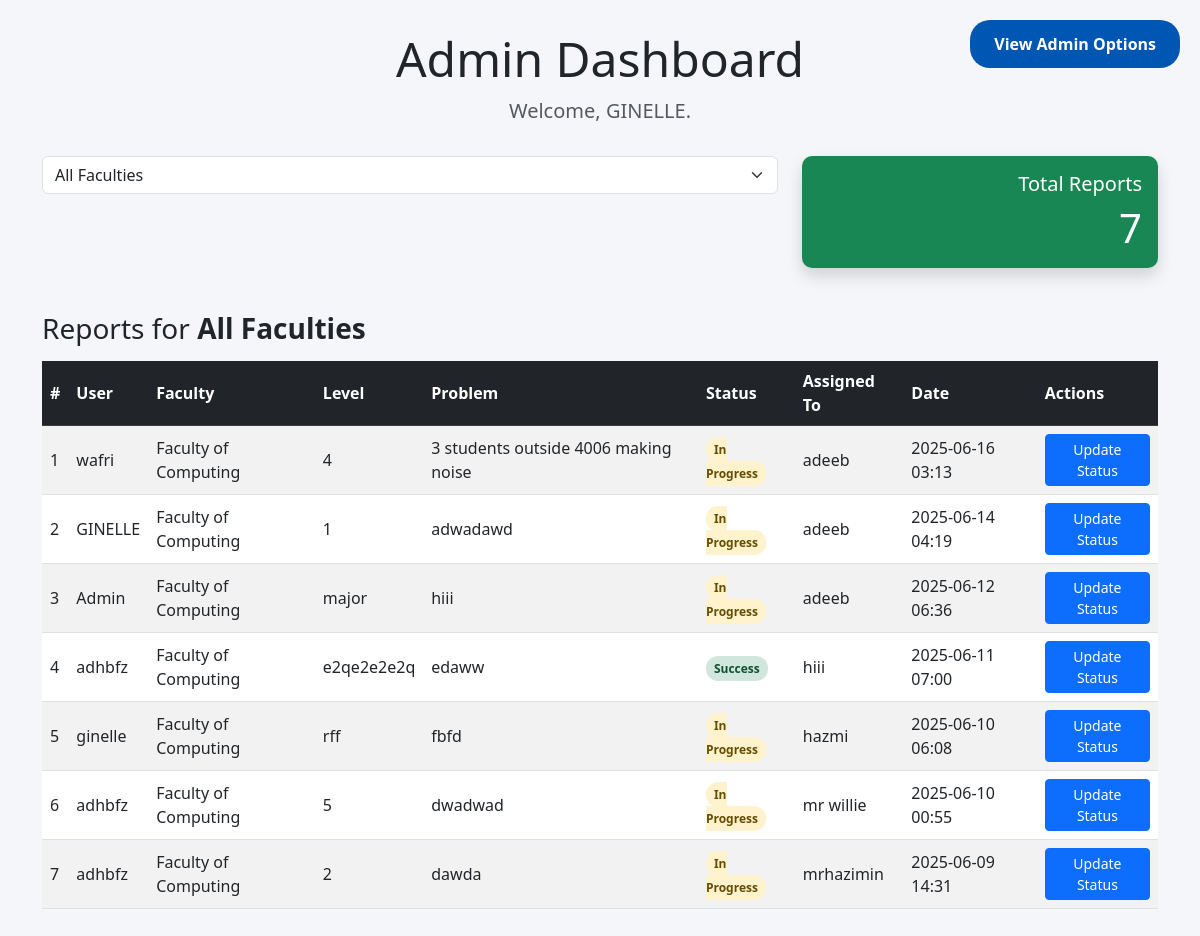
The app's page /report_admin (signed in) with its own data.
### app.py (models this page shows)
class User(db.Model, UserMixin):
    id = db.Column(db.Integer, primary_key=True)
    username = db.Column(db.String(100), unique=True, nullable=False)
    email = db.Column(db.String(100), unique=True, nullable=False)
    password = db.Column(db.String(200), nullable=False)
    role = db.Column(db.Integer, default=0)  # 0 = user, 1 = admin
    reports = db.relationship('Report', back_populates='user', cascade='all, delete-orphan')
    suggestions = db.relationship('Suggestion', back_populates='user', cascade='all, delete-orphan')
    comments = db.relationship('Comment', back_populates='user', cascade='all, delete-orphan')
    report_comments = db.relationship('ReportComment', back_populates='user', cascade='all, delete-orphan')
    votes = db.relationship('Vote', back_populates='user', cascade='all, delete-orphan')

class Report(db.Model):
    id = db.Column(db.Integer, primary_key=True)
    faculty = db.Column(db.String(100), nullable=False)
    level = db.Column(db.String(50), nullable=False)
    problem = db.Column(db.Text, nullable=False)
    image_filename = db.Column(db.String(200))
    date_created = db.Column(db.DateTime, default=datetime.utcnow)
    user_id = db.Column(db.Integer, db.ForeignKey('user.id'), nullable=False)
    status = db.Column(db.String(50), default='in progress')
    assigned_to = db.Column(db.String(100))
    user = db.relationship('User', back_populates='reports')
    comments = db.relationship('ReportComment', back_populates='report', cascade='all, delete-orphan')

### app.py (the view)
    @app.route('/report_admin')
    @login_required
    def report_admin():
        if current_user.role != 1:
            return redirect(url_for('view'))
        faculties = Report.query.with_entities(Report.faculty).distinct().all()
        faculties = [f[0] for f in faculties]
        selected_faculty = request.args.get('faculty')
        query = Report.query
        if selected_faculty:
            query = query.filter_by(faculty=selected_faculty)
        reports = query.order_by(Report.date_created.desc()).all()
        return render_template('admin1.html',
                                 reports=reports,
                                 faculties=faculties,
                                 selected_faculty=selected_faculty)

### templates/admin1.html (shortened to what this page needs)
<!DOCTYPE html>
<html lang="en">
<head>
    <link href="https://cdn.jsdelivr.net/npm/bootstrap@5.3.0/dist/css/bootstrap.min.css" rel="stylesheet" />
</head>
<body>
    <div class="top-right">
        <button onclick="location.href='/viewadmin'">View Admin Options</button>
    </div>
<div class="container dashboard">
    <div class="text-center admin-header">
        <h1 class="display-5">Admin Dashboard</h1>
        <p class="lead text-muted">Welcome, {{ current_user.username }}.</p>
    </div>
    <form method="get" class="row mb-4" id="faculty-form" action="/report_admin">
        <div class="col-md-8">
            <select class="form-select" name="faculty" id="faculty-select">
                <option value="">All Faculties</option>
            </select>
        </div>
        <div class="col-md-4 text-end">
            <div class="card text-white bg-success shadow">
                <div class="card-body">
                    <h5 class="card-title">Total Reports</h5>
                    <p class="card-text display-6">{{ reports|length }}</p>
                </div>
            </div>
        </div>
    </form>
    <div class="mt-4">
        <h3 class="mb-3">Reports for <strong>{{ selected_faculty if selected_faculty else 'All Faculties' }}</strong></h3>
        <div class="table-responsive">
            <table class="table table-striped table-hover align-middle" id="reports-table">
                <thead class="table-dark">
                    <tr>
                        <th>#</th>
                        <th>User</th>
                        <th>Faculty</th>
                        <th>Level</th>
                        <th>Problem</th>
                        <th>Status</th>
                        <th>Assigned To</th>
                        <th>Date</th>
                        <th>Actions</th>
                    </tr>
                </thead>
                <tbody>
                    {% for report in reports %}
                    <tr data-report-id="{{ report.id }}">
                        <td>{{ loop.index }}</td>
                        <td>{{ report.user.username }}</td>
                        <td>{{ report.faculty }}</td>
                        <td>{{ report.level }}</td>
                        <td>{{ report.problem|truncate(60) }}</td>
                        <td>
                            <span class="status-badge status-{{ report.status.lower().replace(' ', '-') if report.status else 'pending' }}">
                                {{ report.status if report.status else 'Pending' }}
                            </span>
                        </td>
                        <td>{{ report.assigned_to if report.assigned_to else 'Not assigned' }}</td>
                        <td>{{ report.date_created.strftime('%Y-%m-%d %H:%M') }}</td>
                        <td>
                            <button class="btn btn-sm btn-primary btn-view-status">Update Status</button>
                        </td>
                    </tr>
                    {% else %}
                    <tr>
                        <td colspan="9" class="text-center text-muted">No reports found for this faculty.</td>
                    </tr>
                    {% endfor %}
                </tbody>
            </table>
        </div>
    </div>
</div>
</body>
</html>

### templates/admin1.html (style rules this page uses)
body { background-color: #f4f6f9; font-family: 'Segoe UI', sans-serif; }
.dashboard { margin-top: 30px; margin-bottom: 50px; }
.card { margin-bottom: 20px; border: none; border-radius: 10px; }
.admin-header { margin-top: 20px; margin-bottom: 30px; }
.table th, .table td { vertical-align: middle; }
.status-badge { padding: 4px 8px; border-radius: 12px; font-size: 12px; font-weight: 600; }
.status-success { background-color: #d1e7dd; color: #0f5132; }
.status-in-progress { background-color: #fff3cd; color: #664d03; }
.top-right { position: absolute; top: 20px; right: 20px; }
.top-right button { padding: 12px 24px; border: none; border-radius: 20px; background-color: #0056b3; color: white; cursor: pointer; font-size: 16px; font-weight: bold; transition: background-color 0.3s ease; }

### records on screen
User: username "GINELLE"
Report: user.username "wafri", faculty "Faculty of Computing", level "4", problem "3 students outside 4006 making noise", status "In Progress", assigned_to "adeeb", date_created "2025-06-16 03:13"
Report: user.username "GINELLE", faculty "Faculty of Computing", level "1", problem "adwadawd", status "In Progress", assigned_to "adeeb", date_created "2025-06-14 04:19"
Report: user.username "Admin", faculty "Faculty of Computing", level "major", problem "hiii", status "In Progress", assigned_to "adeeb", date_created "2025-06-12 06:36"
Report: user.username "adhbfz", faculty "Faculty of Computing", level "e2qe2e2e2q", problem "edaww", status "Success", assigned_to "hiii", date_created "2025-06-11 07:00"
Report: user.username "ginelle", faculty "Faculty of Computing", level "rff", problem "fbfd", status "In Progress", assigned_to "hazmi", date_created "2025-06-10 06:08"
Report: user.username "adhbfz", faculty "Faculty of Computing", level "5", problem "dwadwad", status "In Progress", assigned_to "mr willie", date_created "2025-06-10 00:55"
Report: user.username "adhbfz", faculty "Faculty of Computing", level "2", problem "dawda", status "In Progress", assigned_to "mrhazimin", date_created "2025-06-09 14:31"

### other values on screen
{{ reports|length }} "7"
{{ selected_faculty if selected_faculty else 'All Faculties' }} "All Faculties"
